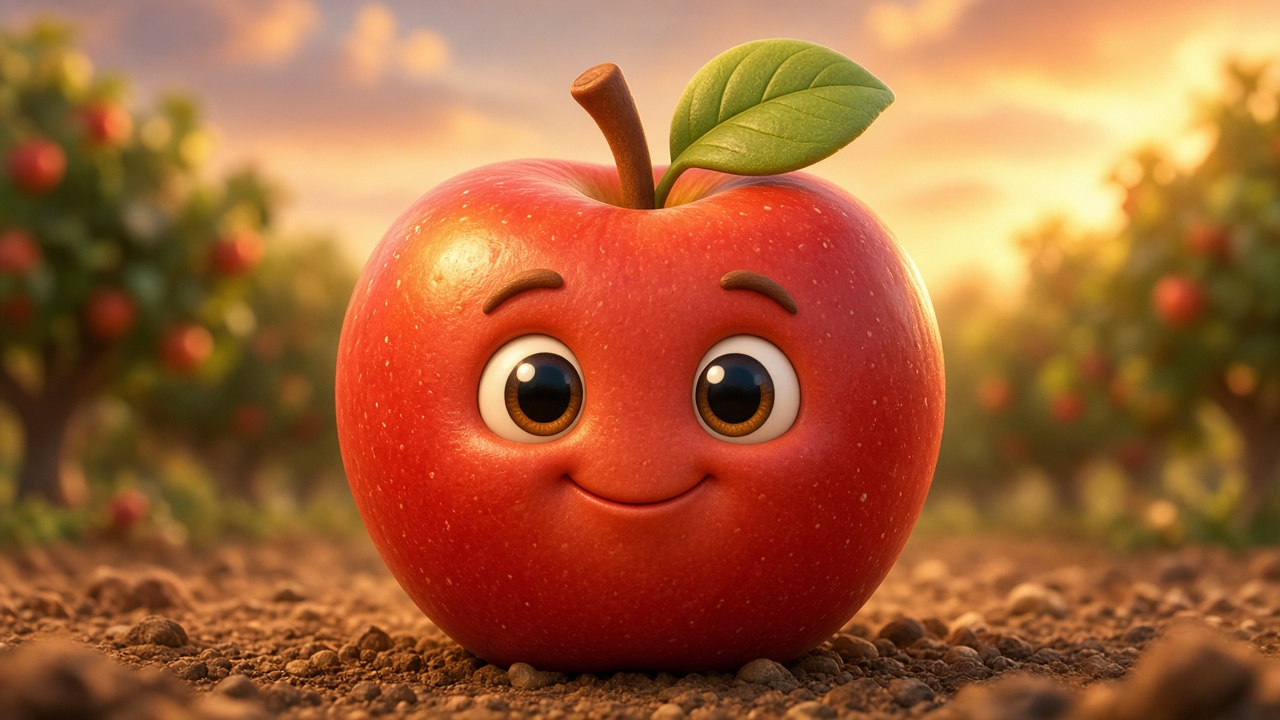
#> input picture media/phonics/A1/a1_apple_still.jpg, 1280 x 720 px
$ python -i generate_gemini_sheets.py   (imports and definitions only)
#> lines starting #> are read from the running program, lines starting #| are printed output that depends on the picture; after the words box and inside, x2 and y2 are one past the last pixel; in counts of white or black regions, pixels touching at a corner belong together
#> further down, picture is the input picture: PIL image 1280x720 RGB; mean R, G, B 162.8, 98.7, 56.7
#!/usr/bin/env python3
"""
Generate premium kids colouring sheets with Gemini image models.
Keeps reference-import sheets; replaces weak Pillow drawings.

Usage:
  python scripts/coloring/generate_gemini_sheets.py
  python scripts/coloring/generate_gemini_sheets.py --one 01-kawaii-boba-tea
"""

from __future__ import annotations

import argparse
import json
import os
import time
from pathlib import Path

from PIL import Image, ImageFilter, ImageOps

ROOT = Path(__file__).resolve().parents[2]
OUT = ROOT / "public" / "coloring" / "sheets"
MANIFEST = ROOT / "public" / "coloring" / "manifest.json"
TS_CATALOG = ROOT / "utils" / "coloringSheets.ts"
REF_DIR = Path(r"C:\Users\dell\.cursor\projects\d-kids-learning-app\assets")

# Style anchors from user screenshots (original themes, not copyrighted characters)
STYLE_REFS = {
    "princess": REF_DIR / "image-2ee7f65b-578f-4f22-9714-3dff5d0199df.png",
    "princess_garden": REF_DIR / "image-3318428a-4494-4938-bdb8-d8865cf4a66d.png",
    "boba": REF_DIR / "image-90238a99-7c9d-4fd4-9fbe-cde99ba26f48.png",
    "summer": REF_DIR / "image-bd535e6d-441b-419a-9b7e-f7e770849ced.png",
    "park": REF_DIR / "image-9a8ad283-93bf-4588-931b-fb6591b8b00b.png",
    "fruit": REF_DIR / "image-26b9a92c-6bd2-431f-aee2-074c866da29e.png",
    "basket": REF_DIR / "image-749e1bba-bbb5-4849-922d-fdb66ac7373c.png",
}

KEEP_REFS = [
    {
        "id": "23-ref-boba-premium",
        "title": "Premium Boba Cup",
        "emoji": "🧋",
        "category": "treats",
        "src": "/coloring/sheets/23-ref-boba-premium.png",
    },
    {
        "id": "24-ref-summer-treats",
        "title": "Summer Treats Rainbow",
        "emoji": "🌈",
        "category": "treats",
        "src": "/coloring/sheets/24-ref-summer-treats.png",
    },
    {
        "id": "25-ref-park-slide",
        "title": "Park Slide Adventure",
        "emoji": "🏞️",
        "category": "park",
        "src": "/coloring/sheets/25-ref-park-slide.png",
    },
    {
        "id": "26-ref-fruit-friends",
        "title": "Smiley Fruit Friends",
        "emoji": "🍓",
        "category": "fruits",
        "src": "/coloring/sheets/26-ref-fruit-friends.png",
    },
    {
        "id": "27-ref-apple-basket",
        "title": "Apple Basket Buddies",
        "emoji": "🧺",
        "category": "fruits",
        "src": "/coloring/sheets/27-ref-apple-basket.png",
    },
    {
        "id": "28-ref-princess-sparkle",
        "title": "Sparkle Princess Doll",
        "emoji": "✨",
        "category": "dolls",
        "src": "/coloring/sheets/28-ref-princess-sparkle.png",
    },
    {
        "id": "29-ref-princess-garden",
        "title": "Princess Garden Walk",
        "emoji": "🌷",
        "category": "dolls",
        "src": "/coloring/sheets/29-ref-princess-garden.png",
    },
    {
        "id": "30-ref-woven-fruit",
        "title": "Woven Fruit Basket",
        "emoji": "🍎",
        "category": "fruits",
        "src": "/coloring/sheets/30-ref-woven-fruit.png",
    },
]

# Sheets to regenerate with Gemini (NOT copyrighted characters)
GEMINI_JOBS = [
    {
        "id": "01-kawaii-boba-tea",
        "title": "Kawaii Boba Tea",
        "emoji": "🧋",
        "category": "treats",
        "style": "boba",
        "prompt": "Children's colouring book page. Pure black and white line art ONLY, no gray shading, no color fills, thick clean closed outlines for paint-bucket colouring. Cute kawaii bubble tea boba cup character with big sparkly eyes, eyelashes, smile, blush cheeks, dome lid, thick straw, tapioca pearls, sparkles hearts bubbles around it. Professional polished look like premium kids colouring books. White background. No text, no watermark, no logo. Portrait page.",
    },
    {
        "id": "02-ice-cream-rainbow",
        "title": "Ice Cream Rainbow Day",
        "emoji": "🍦",
        "category": "treats",
        "style": "summer",
        "prompt": "Children's colouring book page. Pure black and white line art only, no gray. Cute kawaii summer scene: soft-serve cone, popsicle, ice cream scoop all with happy faces, large rainbow with fluffy clouds, butterflies, hearts and stars. Thick closed outlines, premium colouring book quality, white background, no text no watermark. Portrait.",
    },
    {
        "id": "03-playground-park",
        "title": "Playground Park Friends",
        "emoji": "🛝",
        "category": "park",
        "style": "park",
        "prompt": "Children's colouring book page. Pure black and white line art only. Cute chibi kids playing on a playground slide in a park — one sliding, one at top, one climbing ladder. Puffy trees, bushes, grass, depth with overlapping shapes. Thick closed outlines, premium kids colouring book, white background, no text no watermark. Original characters only. Portrait.",
    },
    {
        "id": "04-princess-ballgown",
        "title": "Princess Ballgown Sparkle",
        "emoji": "👸",
        "category": "dolls",
        "style": "princess",
        "prompt": "Children's colouring book page. Pure black and white line art only, no gray. Elegant original princess doll (NOT Barbie, NOT Disney) with long wavy hair, tiara, necklace, off-shoulder ballgown with voluminous pleated skirt and ruffles creating 3D depth, large expressive eyes, four-point sparkles around her. Thick clean closed outlines, premium fashion-doll colouring book style, white background, no text no watermark. Portrait.",
    },
    {
        "id": "05-princess-garden",
        "title": "Princess Garden Stroll",
        "emoji": "🏰",
        "category": "dolls",
        "style": "princess_garden",
        "prompt": "Children's colouring book page. Pure black and white line art only. Original princess in a garden park with voluminous ballgown, long wavy hair, trees, bushes, a small bird, graceful standing pose with depth. Thick closed outlines, premium colouring book quality, white background, no text no watermark. Not Barbie or Disney. Portrait.",
    },
    {
        "id": "06-fruit-basket-friends",
        "title": "Fruit Basket Friends",
        "emoji": "🍎",
        "category": "fruits",
        "style": "basket",
        "prompt": "Children's colouring book page. Pure black and white line art only. Detailed woven wicker basket filled with cute apples and a banana with kawaii faces, optional tiny smiling worm peeking out, basket weave texture, thick closed outlines, premium colouring book, white background, no text no watermark. Portrait.",
    },
    {
        "id": "07-kawaii-fruit-party",
        "title": "Kawaii Fruit Party",
        "emoji": "🍉",
        "category": "fruits",
        "style": "fruit",
        "prompt": "Children's colouring book page. Pure black and white line art only. Cute kawaii fruit characters scattered on page: lemon, apple, banana, watermelon slice, pineapple, pear, strawberries, cherries — each with adorable faces. Thick closed outlines, premium colouring book, white background, no text no watermark. Portrait.",
    },
    {
        "id": "08-veggie-garden-basket",
        "title": "Veggie Garden Basket",
        "emoji": "🥕",
        "category": "veggies",
        "style": "basket",
        "prompt": "Children's colouring book page. Pure black and white line art only. Cute kawaii vegetables in a woven basket: carrot with leafy top, tomato, broccoli, corn, peas — smiling faces, detailed basket weave, thick closed outlines, premium colouring book depth, white background, no text no watermark. Portrait.",
    },
    {
        "id": "09-garden-fairy",
        "title": "Garden Fairy Magic",
        "emoji": "🧚",
        "category": "fantasy",
        "style": "princess",
        "prompt": "Children's colouring book page. Pure black and white line art only. Cute original garden fairy girl with large sparkly wings, flowing dress, wand with star sparkle, flowers around her, kawaii face, 3D layered dress folds. Thick closed outlines, premium colouring book, white background, no text no watermark. Not Disney. Portrait.",
    },
    {
        "id": "10-cozy-storybook-house",
        "title": "Cozy Storybook House",
        "emoji": "🏠",
        "category": "places",
        "style": "park",
        "prompt": "Children's colouring book page. Pure black and white line art only. Cozy storybook cottage with 3D roof perspective, chimney, door, windows with panes, flower garden, tree, sun with rays. Thick closed outlines, premium colouring book depth, white background, no text no watermark. Portrait.",
    },
    {
        "id": "11-happy-lion-meadow",
        "title": "Happy Lion Meadow",
        "emoji": "🦁",
        "category": "animals",
        "style": "park",
        "prompt": "Children's colouring book page. Pure black and white line art only. Adorable original baby lion cub with fluffy mane outline, sitting in a meadow with grass, clouds, butterfly. Cute expressive face, thick closed outlines, premium colouring book quality with depth, white background, no text no watermark. Portrait.",
    },
    {
        "id": "12-doll-tea-party",
        "title": "Doll Tea Party",
        "emoji": "🧁",
        "category": "dolls",
        "style": "princess",
        "prompt": "Children's colouring book page. Pure black and white line art only. Two cute original fashion dolls at a tea party table with teapot, cups, cake, sparkles and hearts. Detailed dresses with folds for depth. Thick closed outlines, premium colouring book, white background, no text no watermark. Not Barbie. Portrait.",
    },
    {
        "id": "13-unicorn-meadow",
        "title": "Unicorn Meadow",
        "emoji": "🦄",
        "category": "fantasy",
        "style": "princess",
        "prompt": "Children's colouring book page. Pure black and white line art only. Magical cute unicorn with flowing mane, horn, in a flower meadow with sparkles and hearts. Soft 3D form with overlapping mane strands. Thick closed outlines, premium colouring book, white background, no text no watermark. Portrait.",
    },
    {
        "id": "14-ocean-fish-friends",
        "title": "Ocean Fish Friends",
        "emoji": "🐠",
        "category": "animals",
        "style": "fruit",
        "prompt": "Children's colouring book page. Pure black and white line art only. Cute kawaii fish friends underwater with seaweed, bubbles, coral. Expressive faces, depth with overlapping fish. Thick closed outlines, premium colouring book, white background, no text no watermark. Portrait.",
    },
    {
        "id": "15-puppy-kitten-play",
        "title": "Puppy & Kitten Play",
        "emoji": "🐶",
        "category": "animals",
        "style": "fruit",
        "prompt": "Children's colouring book page. Pure black and white line art only. Adorable puppy and kitten playing together with a heart and sparkles. Soft fluffy outlines, cute faces, thick closed lines, premium colouring book depth, white background, no text no watermark. Portrait.",
    },
    {
        "id": "16-fairy-tale-castle",
        "title": "Fairy Tale Castle",
        "emoji": "🏰",
        "category": "places",
        "style": "princess_garden",
        "prompt": "Children's colouring book page. Pure black and white line art only. Magical fairy-tale castle with towers, pointed roofs, flags, windows, door, clouds and sun. Strong 3D perspective depth. Thick closed outlines, premium colouring book, white background, no text no watermark. Portrait.",
    },
    {
        "id": "17-birthday-cake-party",
        "title": "Birthday Cake Party",
        "emoji": "🎂",
        "category": "treats",
        "style": "summer",
        "prompt": "Children's colouring book page. Pure black and white line art only. Tall cute birthday cake with layers, frosting swirls, candles, smiling kawaii cake face, balloons and sparkles. Thick closed outlines, premium colouring book, white background, no text no watermark. Portrait.",
    },
    {
        "id": "18-happy-farm-day",
        "title": "Happy Farm Day",
        "emoji": "🐑",
        "category": "animals",
        "style": "park",
        "prompt": "Children's colouring book page. Pure black and white line art only. Cute farm scene with barn, smiling sheep, fence, clouds. Soft kawaii animals with depth. Thick closed outlines, premium colouring book, white background, no text no watermark. Portrait.",
    },
    {
        "id": "19-fashion-doll-gown",
        "title": "Fashion Doll Gown",
        "emoji": "👗",
        "category": "dolls",
        "style": "princess",
        "prompt": "Children's colouring book page. Pure black and white line art only. Beautiful original fashion doll in elegant layered gown with hair waves, necklace, sparkles. Skirt panels show 3D volume. Thick closed outlines, premium doll colouring book style, white background, no text no watermark. Not Barbie or Disney. Portrait.",
    },
    {
        "id": "20-veggie-parade",
        "title": "Veggie Parade",
        "emoji": "🫑",
        "category": "veggies",
        "style": "fruit",
        "prompt": "Children's colouring book page. Pure black and white line art only. Cute kawaii vegetable parade: carrot, bell pepper, onion, eggplant walking in a row with smiling faces. Thick closed outlines, premium colouring book, white background, no text no watermark. Portrait.",
    },
    {
        "id": "21-park-picnic",
        "title": "Park Picnic Day",
        "emoji": "🧺",
        "category": "park",
        "style": "park",
        "prompt": "Children's colouring book page. Pure black and white line art only. Picnic in the park: blanket, picnic basket, cute snacks with faces, trees, sun. Soft depth, thick closed outlines, premium colouring book, white background, no text no watermark. Portrait.",
    },
    {
        "id": "22-space-rocket-adventure",
        "title": "Space Rocket Adventure",
        "emoji": "🚀",
        "category": "fantasy",
        "style": "summer",
        "prompt": "Children's colouring book page. Pure black and white line art only. Cute friendly rocket ship in space with planet, stars and sparkles. Clean 3D rocket form with windows and fins. Thick closed outlines, premium colouring book, white background, no text no watermark. Portrait.",
    },
]


# [16 lines left out: function load_env, not called in this run]


def binarize_rgb(img: Image.Image) -> Image.Image:
    g = ImageOps.grayscale(img.convert("RGB"))
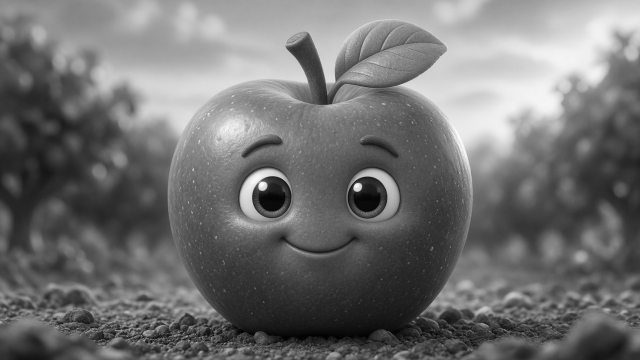
#> g: PIL image 1280x720 L (shown at 1/2 size); min 0, max 253, mean 113.1
    g = g.filter(ImageFilter.SHARPEN)
    bw = g.point(lambda p: 0 if p < 175 else 255, mode="L")
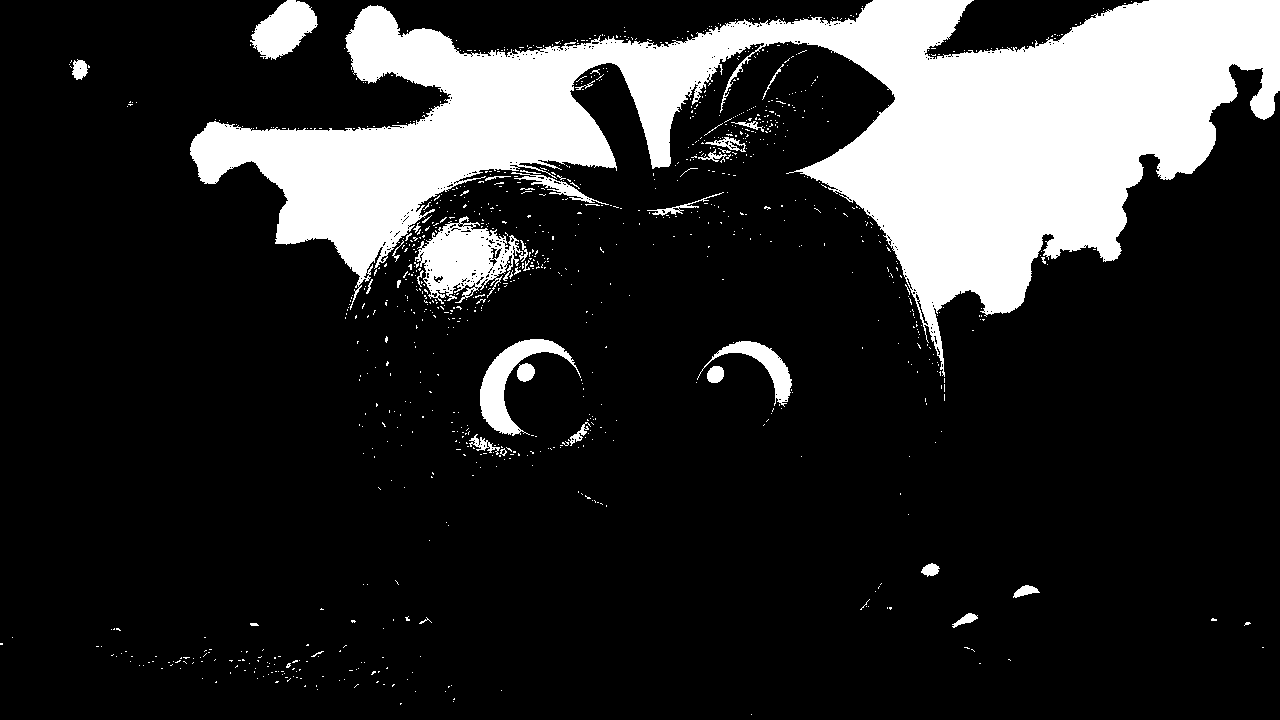
#> bw: PIL image 1280x720 L; 17.9% white; 1028 white regions (990 under 20 px), largest, box (x1, y1, x2, y2) and area: (190, 0, 1280, 377) 146742, (415, 216, 528, 304) 4922, (480, 339, 581, 436) 2821
    return bw.convert("RGB")


# [199 lines left out: functions write_catalog, extract_image_bytes, generate_one, main, not called in this run]


# [2 lines not run here, left out]

>>> from PIL import Image
>>> picture = Image.open('../../media/phonics/A1/a1_apple_still.jpg')
>>> result = binarize_rgb(picture)

$ run again, on media/phonics/B1/b1_ball_still.jpg
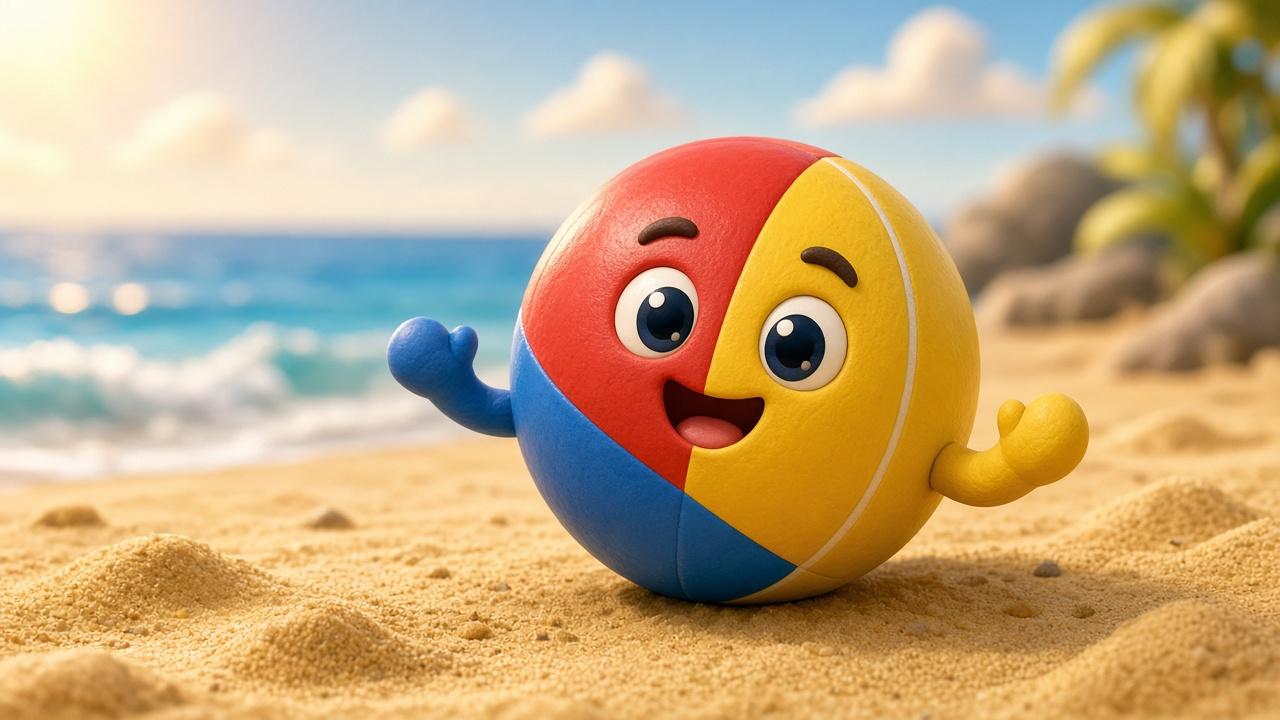
#> input picture media/phonics/B1/b1_ball_still.jpg, 1280 x 720 px
#> picture is the input picture: PIL image 1280x720 RGB; mean R, G, B 196.5, 169.9, 129.8
#> in binarize_rgb, `g = ImageOps.grayscale(img.convert("RGB"))`:
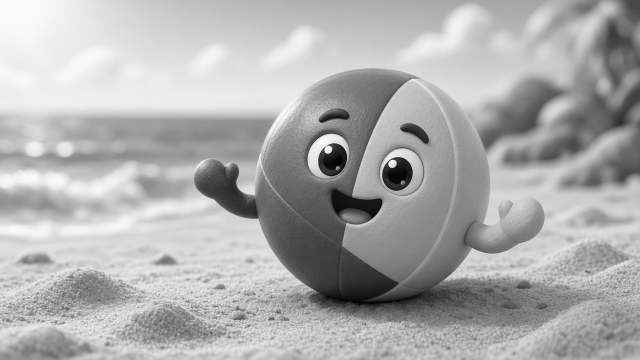
#> g: PIL image 1280x720 L (shown at 1/2 size); min 0, max 252, mean 173.3
#> in binarize_rgb, `bw = g.point(lambda p: 0 if p < 175 else 255, mode="L")`:
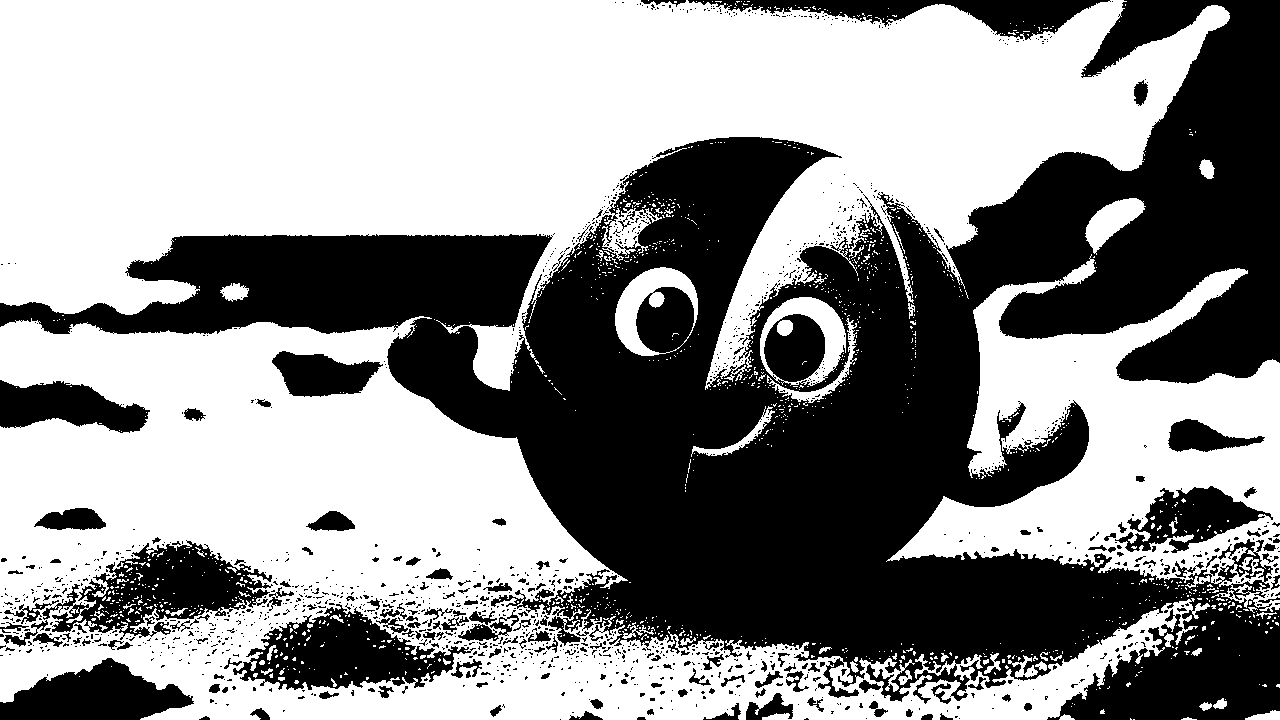
#> bw: PIL image 1280x720 L; 56.7% white; 1453 black regions (1272 under 20 px), largest, box (x1, y1, x2, y2) and area: (0, 0, 1280, 720) 332563, (42, 540, 273, 640) 10117, (233, 604, 476, 690) 9952
